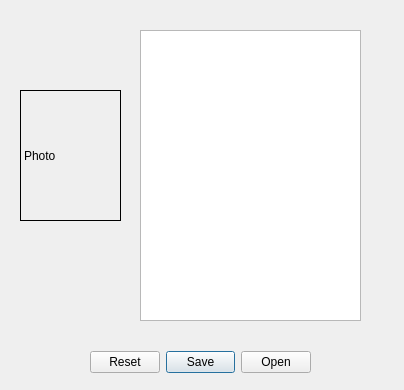
<?xml version="1.0" encoding="UTF-8"?>
<ui version="4.0">
 <class>Ososov</class>
 <widget class="QWidget" name="Ososov">
  <property name="geometry">
   <rect>
    <x>0</x>
    <y>0</y>
    <width>404</width>
    <height>390</height>
   </rect>
  </property>
  <property name="windowTitle">
   <string>Ososov</string>
  </property>
  <widget class="QTextEdit" name="textEdit">
   <property name="geometry">
    <rect>
     <x>140</x>
     <y>30</y>
     <width>221</width>
     <height>291</height>
    </rect>
   </property>
  </widget>
  <widget class="QLabel" name="label">
   <property name="geometry">
    <rect>
     <x>20</x>
     <y>90</y>
     <width>101</width>
     <height>131</height>
    </rect>
   </property>
   <property name="frameShape">
    <enum>QFrame::Panel</enum>
   </property>
   <property name="text">
    <string>Photo</string>
   </property>
  </widget>
  <widget class="QDialogButtonBox" name="buttonBox">
   <property name="geometry">
    <rect>
     <x>90</x>
     <y>350</y>
     <width>221</width>
     <height>25</height>
    </rect>
   </property>
   <property name="standardButtons">
    <set>QDialogButtonBox::Open|QDialogButtonBox::Reset|QDialogButtonBox::Save</set>
   </property>
  </widget>
 </widget>
 <resources/>
 <connections/>
</ui>
